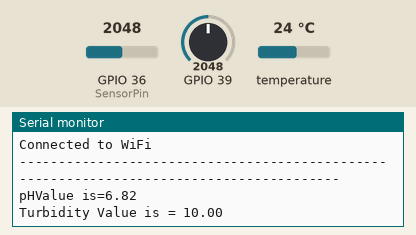
Recording of a sketch running on a simulated ESP32. Shown: the last lines printed to the serial monitor. Inputs (shaded band) come from the test bench; at power-on: temperature 24 °C, GPIO 36 (SensorPin) = 2048, GPIO 39 = 2048. WiFi joins after 1.5 s; servers stay silent unless stated.

Above: at 3.5 s.
3.6 s: temperature set to 12 °C
At 5.1 s:
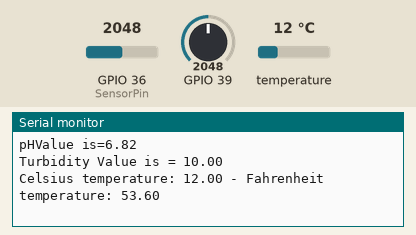
13.5 s: GPIO 36 (SensorPin) set to 2866
15.0 s: GPIO 39 set to 2866
16.5 s: temperature set to 19 °C
18.0 s: GPIO 36 (SensorPin) set to 3603
At 19.1 s:
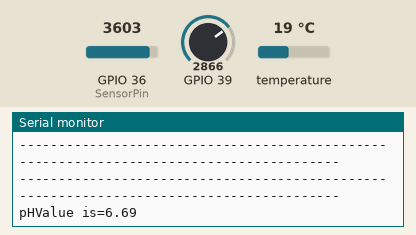
19.5 s: GPIO 39 set to 3603
At 20.6 s:
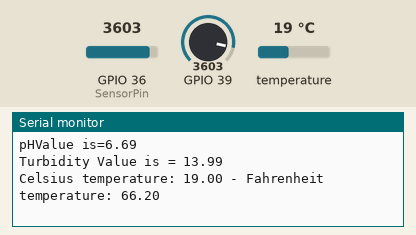

Measured:
- after the input at 3.6 s, the serial monitor: prints a new line after 0.41 s (image 1)
- after the input at 18.0 s, the serial monitor: prints a new line after 0.47 s (image 2)

The sketch:

IoT_mini_project_.ino
```cpp
//------------------------------Initialisation---------------------------------------------
#define BLYNK_PRINT Serial
#include <WiFi.h>
#define apiKey "P7TOC6IJ6P3WJC8T"
#include <OneWire.h>
#include <DallasTemperature.h>
#include <BlynkSimpleEsp32.h>
#define BLYNK_TEMPLATE_ID "TMPL3QKWHXNxw"
#define BLYNK_TEMPLATE_NAME "kiruthika"
#define BLYNK_AUTH_TOKEN "uilnjdV5A9x_MFRzhYPIgd7y0HZ05OSw"
#define ONE_WIRE_BUS 5

#define SensorPin 36         // the pH meter Analog output is connected with the Arduino’s Analog
OneWire oneWire(ONE_WIRE_BUS);

// Pass our oneWire reference to Dallas Temperature sensor
DallasTemperature sensors(&oneWire);

unsigned long int avgValue;  //Store the average value of the sensor feedback
float b;
int buff[10];

int temp;


//----------------------------------------------------------------------------------------
//----------------------------------network-----------------------------------------------

// Replace with your network credentials (STATION)
const char* ssid = "Rohith Vignesh";
const char* password = "56987591";
const char *server = "api.thingspeak.com";

//------------------------------------------------------------------------------


void setup()
{
  Serial.begin(9600); //Baud rate: 9600
   sensors.begin();
  pinMode(5,OUTPUT);
  Serial.println("Ready");
  WiFi.begin(ssid, password);
  while (WiFi.status() != WL_CONNECTED)
   {
    delay(1000);
    Serial.println("Connecting to WiFi...");
   }
  Serial.println("Connected to WiFi");

  Blynk.begin(BLYNK_AUTH_TOKEN, ssid, password);
}

void loop()
{

    Serial.println("----------------------------------------------------------------------------------------");
  Blynk.run();
//----------------------------------------pHValue------------------------------------------------
  for(int i=0;i<10;i++)       //Get 10 sample value from the sensor for smooth the value
  {
    buff[i]=analogRead(SensorPin);//pH
    delay(10);
  }
  for(int i=0;i<9;i++)        //sort the analog from small to large
  {
    for(int j=i+1;j<10;j++)
    {
      if(buff[i]>buff[j])
      {
        temp=buff[i];
        buff[i]=buff[j];
        buff[j]=temp;
      }
    }
  }
  avgValue=0;
  for(int i=2;i<8;i++)                      //take the average value of 6 center sample
    avgValue+=buff[i];
  float phValue=(float)avgValue*5.0/1024/6; //convert the analog into millivolt
  //phValue=*phValue;
  phValue = 7 - (phValue/ 57.14);
  Serial.print("pHValue is=");                   //convert the millivolt into pH value
  Serial.print("");
  Serial.print(phValue,2);
  Serial.println(" ");
  digitalWrite(5, HIGH);
  delay(800);
  digitalWrite(5, LOW);


//---------------------pHvalue----------------------------------------------------------

//---------------------Turbidity--------------------------------------------------------
  int sensorValue = analogRead(39);
  // Turbidity Value
  float voltage = sensorValue * (5.0 / 1024.0);
  Serial.print("Turbidity Value is = ");
  Serial.println(voltage);

//-------------------------Turbidity---------------------------------------------------


//----------------------------Temperature-----------------------------------------------
sensors.requestTemperatures();
  float temperature = sensors.getTempCByIndex(0);
  Serial.print("Celsius temperature: ");
  // Why "byIndex"? You can have more than one IC on the same bus. 0 refers to the first IC on the wire
  Serial.print(sensors.getTempCByIndex(0));
  Serial.print(" - Fahrenheit temperature: ");
  Serial.println(sensors.getTempFByIndex(0));
  delay(1000);

//----------------------------Temperature-----------------------------------------------

Blynk.virtualWrite(V0,temperature);
Blynk.virtualWrite(V1,voltage);
Blynk.virtualWrite(V4,phValue);
//----------------------------ThingSpeak------------------------------------------------


  String postStr = apiKey;
  postStr += "&field1=";
  postStr += String(temperature);        //Temperature Value
  postStr += "&field2=";
  postStr += String(voltage);        //Turbidity Value
  postStr += "&field3=";
  postStr += String(phValue);            //pHValue
  WiFiClient client;
  const int httpPort = 80;
  if (!client.connect(server, httpPort)) {
    Serial.println("connection failed");
    return;
  }
  client.print("POST /update HTTP/1.1\n");
  client.print("Host: api.thingspeak.com\n");
  client.print("Connection: close\n");
  client.print("X-THINGSPEAKAPIKEY: ");
  client.print(apiKey);
  client.println();
  client.print("Content-Type: application/x-www-form-urlencoded\n");
  client.print("Content-Length: ");
  client.print(postStr.length());
  client.print("\n\n");
  client.print(postStr);
  delay(5000);

  Serial.println("----------------------------------------------------------------------------------------");
  //----------------------------ThingSpeak------------------------------------------------
}

 
```
